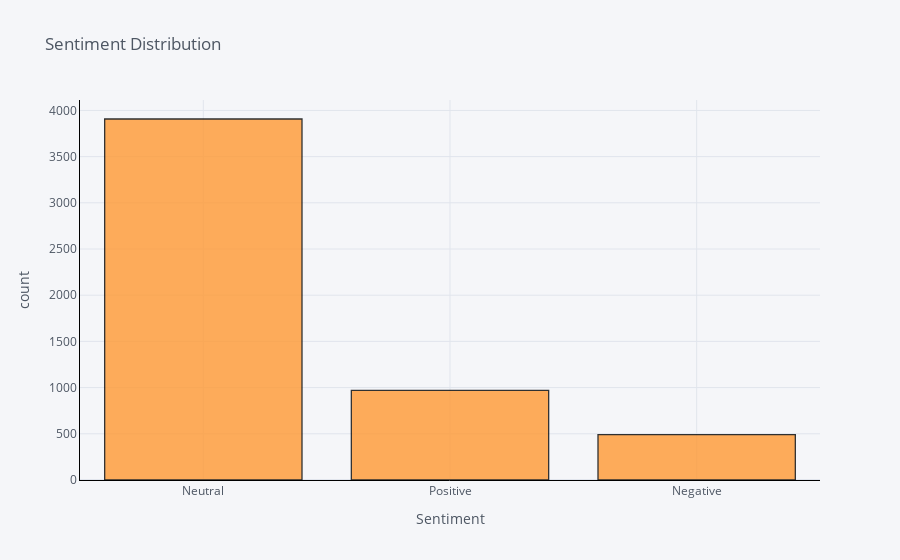

The notebook cell this image was saved under:
### Markdown cell above
## Bar Chart Sentiment DIstribution

### Code cell
import plotly
import plotly.express as px
import plotly.graph_objects as go
from plotly.subplots import make_subplots
import chart_studio
import chart_studio.plotly as py

import cufflinks
pd.options.display.max_columns = 30
from IPython.core.interactiveshell import InteractiveShell
import plotly.figure_factory as ff
InteractiveShell.ast_node_interactivity = 'all'
from plotly.offline import iplot
cufflinks.go_offline()
cufflinks.set_config_file(world_readable=True, theme='pearl')

clean_df['Sentiment'].iplot(
    kind='hist',
    xTitle='Sentiment',
    linecolor='black',
    yTitle='count',
    title='Sentiment Distribution')

### Figure 1 — Plotly figure (JSON) as saved in the notebook; plotly's stock layout.template omitted (floating-point values rounded to 4 significant figures; data arrays with more than 128 entries replaced by an {"elided": "..."} marker saying what was removed)
{"data": [{"histfunc": "count", "histnorm": "", "marker": {"color": "rgba(255, 153, 51, 1.0)", "line": {"color": "#000000", "width": 1.3}}, "name": "Sentiment", "opacity": 0.8, "orientation": "v", "type": "histogram", "x": {"elided": "5368 str values"}}], "layout": {"barmode": "overlay", "legend": {"bgcolor": "#F5F6F9", "font": {"color": "#4D5663"}}, "paper_bgcolor": "#F5F6F9", "plot_bgcolor": "#F5F6F9", "title": {"font": {"color": "#4D5663"}, "text": "Sentiment Distribution"}, "xaxis": {"gridcolor": "#E1E5ED", "linecolor": "black", "showgrid": true, "tickfont": {"color": "#4D5663"}, "title": {"font": {"color": "#4D5663"}, "text": "Sentiment"}, "zerolinecolor": "#E1E5ED"}, "yaxis": {"gridcolor": "#E1E5ED", "linecolor": "black", "showgrid": true, "tickfont": {"color": "#4D5663"}, "title": {"font": {"color": "#4D5663"}, "text": "count"}, "zerolinecolor": "#E1E5ED"}}}
